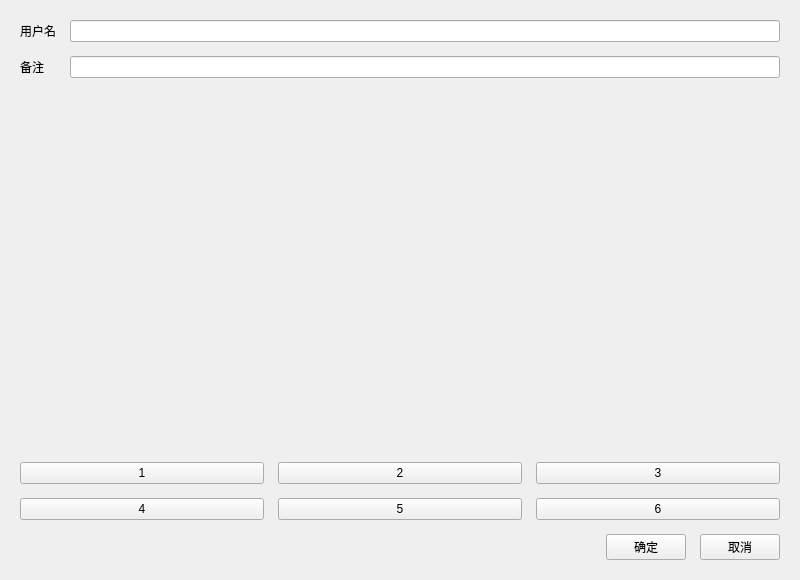
<?xml version="1.0" encoding="UTF-8"?>
<ui version="4.0">
 <class>MainWindow</class>
 <widget class="QMainWindow" name="MainWindow">
  <property name="geometry">
   <rect>
    <x>0</x>
    <y>0</y>
    <width>800</width>
    <height>580</height>
   </rect>
  </property>
  <property name="windowTitle">
   <string>8.1 水平 垂直 网格与表单布局</string>
  </property>
  <widget class="QWidget" name="centralwidget">
   <layout class="QVBoxLayout" name="verticalLayout">
    <item>
     <layout class="QFormLayout" name="formLayout">
      <item row="0" column="0">
       <widget class="QLabel" name="nameEditLabel">
        <property name="text">
         <string>用户名</string>
        </property>
       </widget>
      </item>
      <item row="0" column="1">
       <widget class="QLineEdit" name="nameEdit" />
      </item>
      <item row="1" column="0">
       <widget class="QLabel" name="noteEditLabel">
        <property name="text">
         <string>备注</string>
        </property>
       </widget>
      </item>
      <item row="1" column="1">
       <widget class="QLineEdit" name="noteEdit" />
      </item>
     </layout>
    </item>
    <item>
     <layout class="QGridLayout" name="gridLayout">
      <item row="0" column="0">
       <widget class="QPushButton" name="number1">
        <property name="text">
         <string>1</string>
        </property>
       </widget>
      </item>
      <item row="0" column="1">
       <widget class="QPushButton" name="number2">
        <property name="text">
         <string>2</string>
        </property>
       </widget>
      </item>
      <item row="0" column="2">
       <widget class="QPushButton" name="number3">
        <property name="text">
         <string>3</string>
        </property>
       </widget>
      </item>
      <item row="1" column="0">
       <widget class="QPushButton" name="number4">
        <property name="text">
         <string>4</string>
        </property>
       </widget>
      </item>
      <item row="1" column="1">
       <widget class="QPushButton" name="number5">
        <property name="text">
         <string>5</string>
        </property>
       </widget>
      </item>
      <item row="1" column="2">
       <widget class="QPushButton" name="number6">
        <property name="text">
         <string>6</string>
        </property>
       </widget>
      </item>
     </layout>
    </item>
    <item>
     <layout class="QHBoxLayout" name="buttonLayout">
      <item>
       <spacer name="horizontalSpacer">
        <property name="orientation">
         <enum>Qt::Horizontal</enum>
        </property>
        <property name="sizeHint" stdset="0">
         <size>
          <width>40</width>
          <height>20</height>
         </size>
        </property>
       </spacer>
      </item>
      <item>
       <widget class="QPushButton" name="okButton">
        <property name="text">
         <string>确定</string>
        </property>
       </widget>
      </item>
      <item>
       <widget class="QPushButton" name="cancelButton">
        <property name="text">
         <string>取消</string>
        </property>
       </widget>
      </item>
     </layout>
    </item>
    <property name="leftMargin">
     <number>20</number>
    </property>
    <property name="topMargin">
     <number>20</number>
    </property>
    <property name="rightMargin">
     <number>20</number>
    </property>
    <property name="bottomMargin">
     <number>20</number>
    </property>
    <property name="spacing">
     <number>14</number>
    </property>
   </layout>
  </widget>
 </widget>
 <resources />
 <connections />
</ui>
